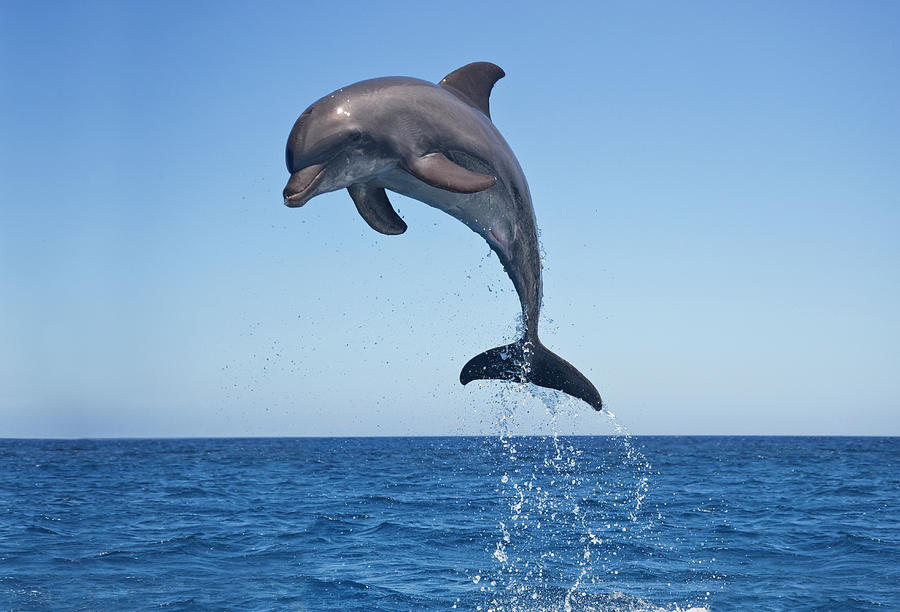
//> input picture Actividad6/Entrega/dolphin.jpg, 900 x 612 px
$ ./Actividad6 dolphin.jpg   (built with g++ and OpenCV 4)
//> lines starting //> are read from the running program, lines starting //| are printed output that depends on the picture; after the words box and inside, x2 and y2 are one past the last pixel; in counts of white or black regions, pixels touching at a corner belong together
#include <iostream>
#include <opencv2/opencv.hpp>
#include <vector>

cv::Mat medianFilter(cv::Mat &src, int kSize)
{
    //(1) aplicamos filtro de la mediana
    cv::Mat afterMedianFilter;
    cv::medianBlur(src, afterMedianFilter, kSize);
    return afterMedianFilter;
}

cv::Mat edgesLaplace(cv::Mat &src, int ddepth, int kSize, int scale, int delta)
{
    //(2) detectamos bordes de la imagen en escala de grises usando Laplacian
    //convertimos la imagen a escala de gris
    cv::Mat grayscale;
    cv::cvtColor(src, grayscale, cv::COLOR_BGR2GRAY);
    //aplicamos el filtro laplaciano
    cv::Mat afterLaplace;
    cv::Laplacian(grayscale, afterLaplace, ddepth, kSize, scale, delta, cv::BORDER_DEFAULT);
    //volvemos a convertir la imagen a escala de gris
    cv::Mat absAfterLaplace;
    cv::convertScaleAbs(afterLaplace, absAfterLaplace);
    //invertimos la imagen para que los bordes sean negros
    cv::Mat edges_grayscale;
    cv::bitwise_not(absAfterLaplace, edges_grayscale);
    //aplicamos la funcion de umbral para que los bordes esten mejor definidos
    cv::Mat edges;
    cv::threshold(edges_grayscale, edges, 150, 255, cv::THRESH_BINARY);
    return edges;
}

cv::Mat edgesSobel(cv::Mat &src, int ddepth, int ksize, int scale, int delta)
{
    // Convert the image to grayscale
    cv::Mat grayscale;
    cv::cvtColor(src, grayscale, cv::COLOR_BGR2GRAY);
    cv::Mat grad_x, grad_y;
    cv::Mat abs_grad_x, abs_grad_y;
    cv::Sobel(grayscale, grad_x, ddepth, 1, 0, ksize, scale, delta, cv::BORDER_DEFAULT);
    cv::Sobel(grayscale, grad_y, ddepth, 0, 1, ksize, scale, delta, cv::BORDER_DEFAULT);
    // converting back to CV_8U
    cv::convertScaleAbs(grad_x, abs_grad_x);
    cv::convertScaleAbs(grad_y, abs_grad_y);
    cv::Mat grad;
    cv::addWeighted(abs_grad_x, 0.5, abs_grad_y, 0.5, 0, grad);
    //invertimos la imagen para que los bordes sean negros
    cv::Mat edges;
    cv::bitwise_not(grad, edges);
    //aplicamos la funcion de umbral para que los bordes esten mejor definidos
    cv::threshold(edges, edges, 150, 255, cv::THRESH_BINARY);
    return edges;
}

cv::Mat edgesCanny(cv::Mat &src, double t1, int ratio, int kSize)
{
    // Convert the image to grayscale
    cv::Mat grayscale;
    cv::cvtColor(src, grayscale, cv::COLOR_BGR2GRAY);
    cv::Mat edges;
    cv::Canny(grayscale, edges, t1, t1 * ratio, kSize);
    cv::bitwise_not(edges, edges);
    return edges;
}

cv::Mat requantize(cv::Mat &src, int quantScale)
{
    //(3) reducimos la cantidad de colores en (1)
    cv::Mat requant = src.clone();
    for (int i = 0; i < requant.rows; i++)
    {
        for (int j = 0; j < requant.cols; j++)
        {
            requant.at<cv::Vec3b>(i, j)[0] = floor(requant.at<cv::Vec3b>(i, j)[0] / quantScale) * quantScale;
            requant.at<cv::Vec3b>(i, j)[1] = floor(requant.at<cv::Vec3b>(i, j)[1] / quantScale) * quantScale;
            requant.at<cv::Vec3b>(i, j)[2] = floor(requant.at<cv::Vec3b>(i, j)[2] / quantScale) * quantScale;
        }
    }
    return requant;
}

cv::Mat addEdges(cv::Mat &src, cv::Mat &edges)
{
    //(4) agregamos a (3) los bordes obtenidos en (2)
    cv::Mat result;
    cv::bitwise_and(src, src, result, edges);
    return result;
}

// Pasamos el rango dinamico de la imagen a [0,1]
void ImageAdjust(cv::Mat &src, cv::Mat &dst)
{
    for (int i = 0; i < src.rows; i++)
    {
        for (int j = 0; j < src.cols; j++)
        {
            int g = src.at<uchar>(i, j);
            dst.at<float>(i, j) = g / 255.;
        }
    }
}

//encuentra los cruces por cero de una imagen.
//Si la suma de un cuadrante es positiva y la suma de otro cuadrante es negativa, la posicion es un cero
void zeroCross(cv::Mat &src, cv::Mat &result, double threshold)
{
    for (int y = 1; y < src.rows - 1; ++y)
    {
        for (int x = 1; x < src.cols; ++x)
        {
            float q1, q2, q3, q4;
            q1 = src.at<float>(y,x) + src.at<float>(y-1,x) + src.at<float>(y-1,x-1) + src.at<float>(y,x-1);
            q2 = src.at<float>(y,x) + src.at<float>(y,x-1) + src.at<float>(y+1,x-1) + src.at<float>(y+1,x);
            q3 = src.at<float>(y,x) + src.at<float>(y+1,x) + src.at<float>(y+1,x+1) + src.at<float>(y,x+1);
            q4 = src.at<float>(y,x) + src.at<float>(y,x+1) + src.at<float>(y-1,x+1) + src.at<float>(y-1,x);
            float max = std::max({q1,q2,q3,q4});
            float min = std::min({q1,q2,q3,q4});
            if(max > 0 && min < 0 && (std::abs(max-min) > threshold))
            {
                result.at<uchar>(y,x) = 255;
            }
        }
    }
}

//encuentra los cruces por cero de una imagen. Version 2
//Si al menos un vecino es positivo y un vecino es negativo, el pixel es un cero
void zeroCross2(cv::Mat &src, cv::Mat &result, double threshold)
{
    for (int y = 1; y < src.rows - 1; ++y)
    {
        for (int x = 1; x < src.cols; ++x)
        {
            float p1, p2, p3, p4, p5, p6, p7, p8;
            p1 = src.at<float>(y-1,x-1);
            p2 = src.at<float>(y-1,x);
            p3 = src.at<float>(y-1,x+1);
            p4 = src.at<float>(y,x-1);
            p5 = src.at<float>(y,x+1);
            p6 = src.at<float>(y+1,x-1);
            p7 = src.at<float>(y+1,x);
            p8 = src.at<float>(y+1,x+1);
            float max = std::max({p1,p2,p3,p4,p5,p6,p7,p8});
            float min = std::min({p1,p2,p3,p4,p5,p6,p7,p8});
            if(max > 0 && min < 0 && (std::abs(max-min) > threshold))
            {
                result.at<uchar>(y,x) = 255;
            }
        }
    }
}

cv::Mat edgesLoG(cv::Mat src, int zeroCrossMode = 0, int gaussKSize = 13, int gaussDelta = 2, int laplaceKSize = 3, int laplaceScaleSize = 1, float zeroCrossThreshold = 0.01)
{
    //Image is converted to grayscale
    cv::Mat gray(src.size(), CV_32FC1);
    cv::cvtColor(src, gray, cv::COLOR_BGR2GRAY);
    cv::Mat gray01;
    gray01 = cv::Mat::zeros(gray.size(), CV_32FC1);
    ImageAdjust(gray, gray01);
    //Generate a Gaussian kernel matrix and smooth the image
    cv::Mat gaussianblur;
    cv::GaussianBlur(gray01,gaussianblur,cv::Size(gaussKSize,gaussKSize),gaussDelta);

    // Laplacian transformation of the image after smoothing cv::Mat Laplace;
    cv::Mat Laplace = cv::Mat::zeros(gaussianblur.size(), CV_32FC1);
    cv::Laplacian(gaussianblur,Laplace,CV_32FC1,laplaceKSize,laplaceScaleSize);

    //Neighborhood decision, zero cross search
    cv::Mat result;
    result = cv::Mat::zeros(Laplace.size(), CV_8U);
    if(zeroCrossMode == 0)
    {
        zeroCross(Laplace, result, zeroCrossThreshold);
    }
    if(zeroCrossMode == 1)
    {
        zeroCross2(Laplace, result, zeroCrossThreshold);
    }

    //invertimos la imagen para que los bordes sean negros
    cv::bitwise_not(result, result);


    return result;
}

int main(int argc, char *argv[])
{
    char const *src_path = "car.jpg";
    if(argc > 1)
    {
        src_path = argv[1];
    }
    cv::Mat src = cv::imread(src_path, cv::IMREAD_UNCHANGED);
//> src is the input picture: 612 rows x 900 cols, CV_8UC3; mean B, G, R 195.2, 156.4, 115.7
    if (src.empty())
    {
        std::cout << "No se pudo cargar la imagen" << std::endl;
        return -1;
    }

    //(1.a) aplicamos filtro de la mediana
    int kSizeMedian = 7;
    cv::Mat afterMediantFilter = medianFilter(src, kSizeMedian);

    //(2.a) detectamos bordes de la imagen en escala de grises usando Laplacian
    int ddepth = CV_16S;
    int kSizeLaplacian = 3;
    int scaleLaplacian = 5;
    int deltaLaplacian = 0;
    cv::Mat edgesAfterLaplace = edgesLaplace(afterMediantFilter, ddepth, kSizeLaplacian, scaleLaplacian, deltaLaplacian);
//> in edgesLaplace, `cv::cvtColor(src, grayscale, cv::COLOR_BGR2GRAY);`:
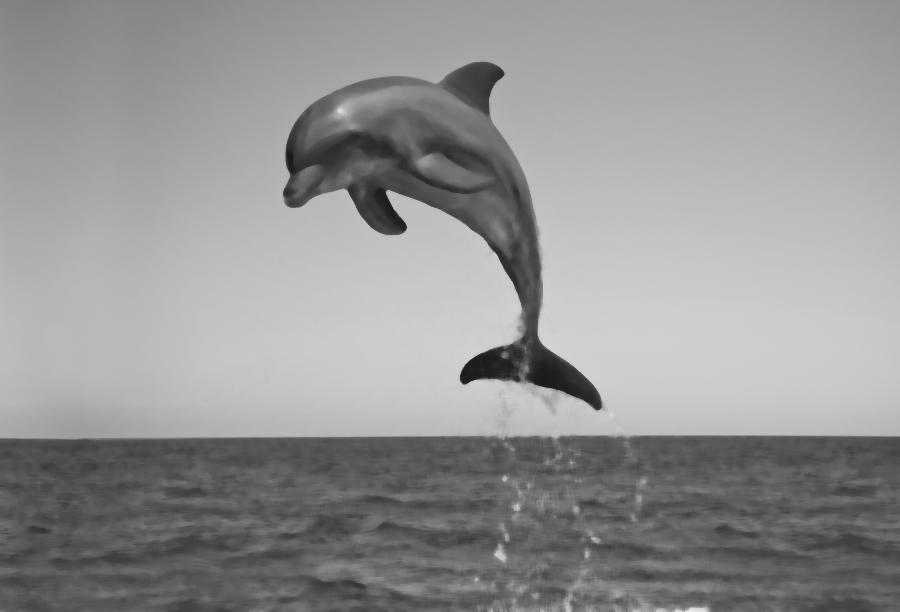
//> grayscale: 612 rows x 900 cols, CV_8UC1; min 25, max 235, mean 148.3
//> in edgesLaplace, `cv::threshold(edges_grayscale, edges, 150, 255, cv::THRESH_BINARY);`:
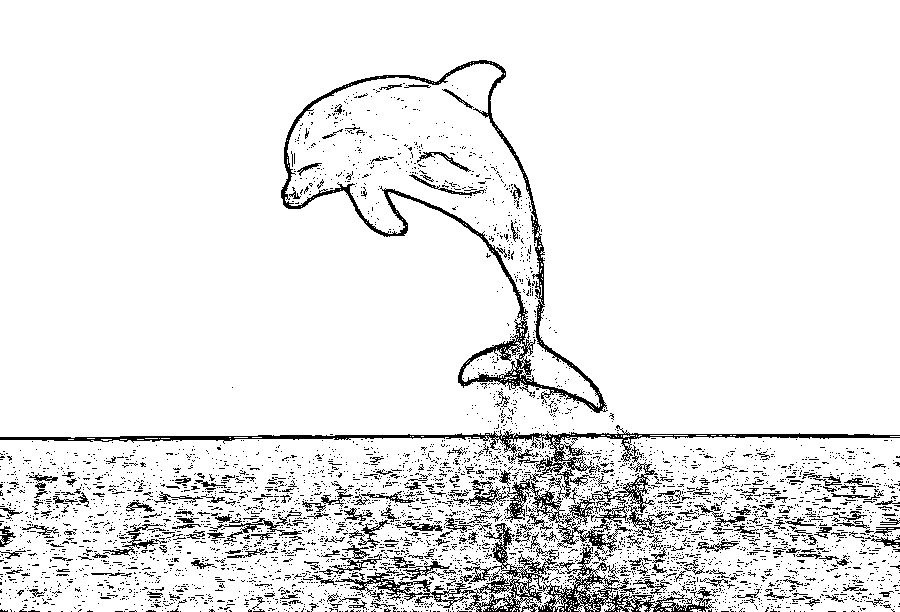
//> edges: 612 rows x 900 cols, CV_8UC1; 91.6% white; black in thin lines or dots

    //(2.b) detectamos bordes de la imagen en escala de grises usando sobel
    int kSizeSobel = 3;
    int scaleSobel = 5;
    int deltaSobel = 0;
    cv::Mat edgesAfterSobel = edgesSobel(afterMediantFilter, ddepth, kSizeSobel, scaleSobel, deltaSobel);
//> in edgesSobel, `cv::addWeighted(abs_grad_x, 0.5, abs_grad_y, 0.5, 0, grad);`:
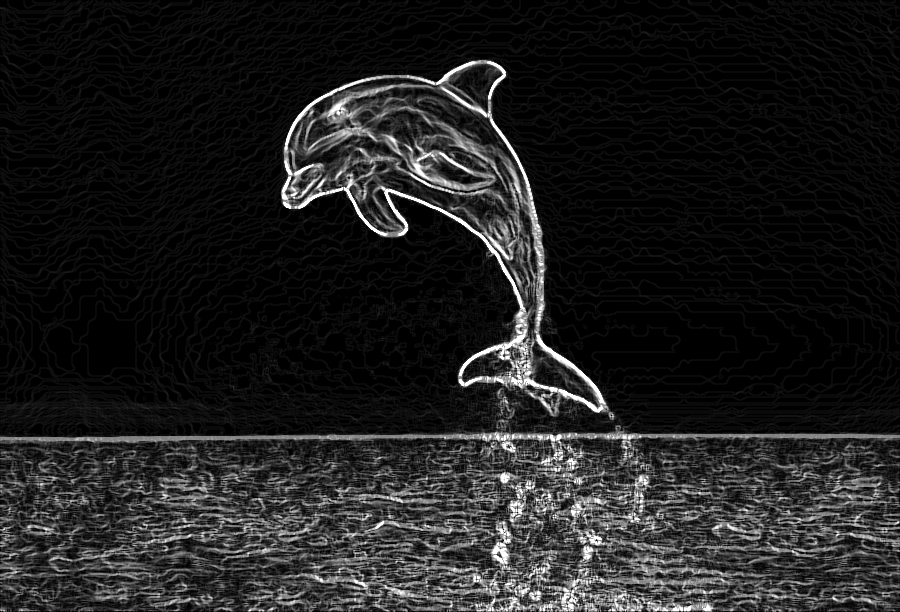
//> grad: 612 rows x 900 cols, CV_8UC1; min 0, max 255, mean 31.3
//> in edgesSobel, `cv::threshold(edges, edges, 150, 255, cv::THRESH_BINARY);`: edges: 612 rows x 900 cols, CV_8UC1; 90.2% white; 1633 black regions (1392 under 20 px), largest, box (x1, y1, x2, y2) and area: (281, 60, 609, 416) 9514, (282, 520, 734, 612) 8269, (0, 431, 900, 531) 6291

    //(2.c) detectamos bordes de la imagen en escala de grises usando canny
    double cannyMinThresh = 30.0f;
    int cannyRatio = 3;
    int kSizeCanny = 3;
    cv::Mat edgesAfterCanny = edgesCanny(afterMediantFilter, cannyMinThresh, cannyRatio, kSizeCanny);
//> in edgesCanny, `cv::Canny(grayscale, edges, t1, t1 * ratio, kSize);`: edges: 612 rows x 900 cols, CV_8UC1; 3% white in thin lines or dots
//> in edgesCanny, `cv::bitwise_not(edges, edges);`: edges: 612 rows x 900 cols, CV_8UC1; 97% white; black in thin lines or dots

    //(2.d) detectamos bordes de la imagen en escala de grises usando LoG
    cv::Mat edgesAfterLoG = edgesLoG(afterMediantFilter,0,13,2);
//> in edgesLoG, `cv::Laplacian(gaussianblur,Laplace,CV_32FC1,laplaceKSize,laplaceScaleS..`:
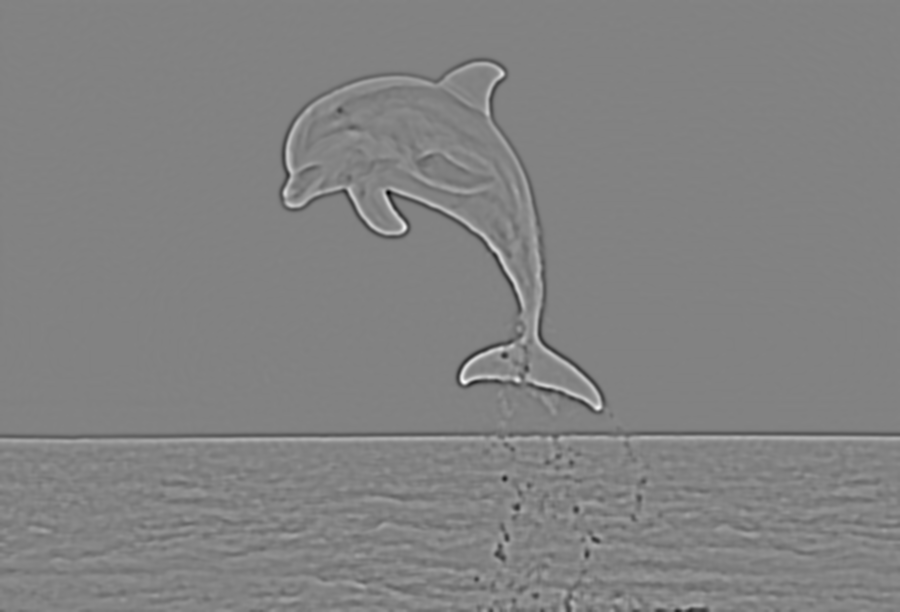
//> Laplace: 612 rows x 900 cols, CV_32FC1; min -0.238, max 0.227, mean -9.47e-06; drawn with min black and max white
//> after the loop in zeroCross, `for (int y = 1; y < src.rows - 1; ++y)`: result: 612 rows x 900 cols, CV_8UC1; 6.9% white in thin lines or dots
//> in edgesLoG, `cv::bitwise_not(result, result);`: result: 612 rows x 900 cols, CV_8UC1; 93.1% white; black in thin lines or dots
    cv::Mat edgesAfterLoG2 = edgesLoG(afterMediantFilter,1,13,2);
//> after the loop in zeroCross2, `for (int y = 1; y < src.rows - 1; ++y)`:
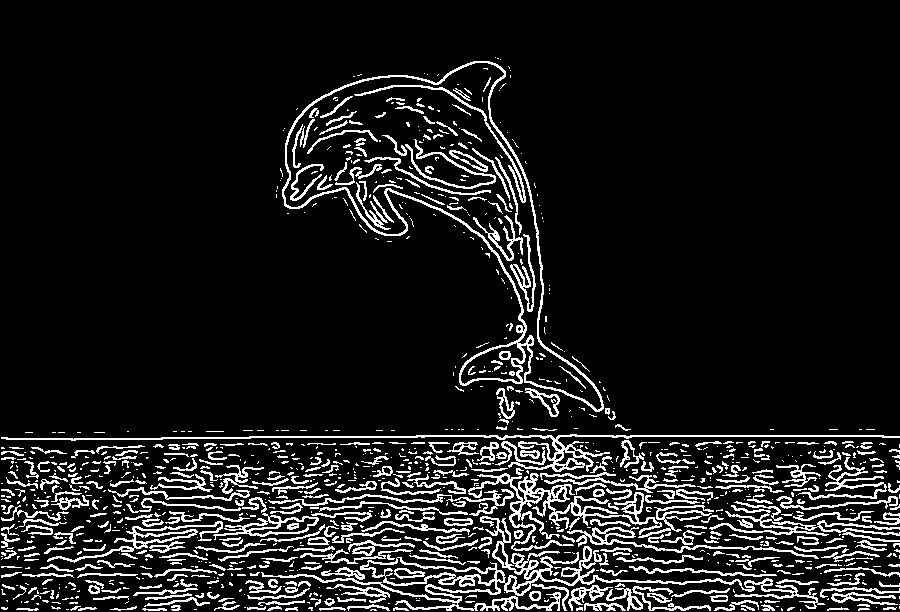
//> result: 612 rows x 900 cols, CV_8UC1; 10.8% white in thin lines or dots
//> in edgesLoG (call 2), `cv::bitwise_not(result, result);`: result: 612 rows x 900 cols, CV_8UC1; 89.2% white; black in thin lines or dots


    //(3) reducimos la cantidad de colores en (1)
    int quantScale = 24;
    cv::Mat afterRequant = requantize(afterMediantFilter, quantScale);
//> after the loop in requantize, `for (int i = 0; i < requant.rows; i++)`:
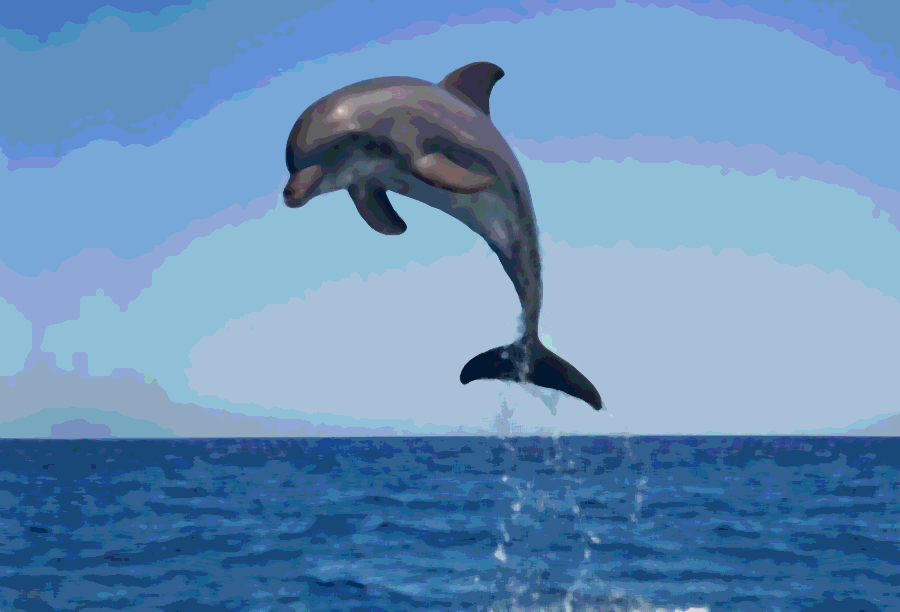
//> requant: 612 rows x 900 cols, CV_8UC3; mean B, G, R 184.3, 144.4, 104.1

    //(4) agregamos a (3) los bordes obtenidos en (2)
    cv::Mat resultLaplacian = addEdges(afterRequant, edgesAfterLaplace);
    cv::Mat resultSobel = addEdges(afterRequant, edgesAfterSobel);
    cv::Mat resultCanny = addEdges(afterRequant, edgesAfterCanny);
    cv::Mat resultLoG = addEdges(afterRequant, edgesAfterLoG);
    cv::Mat resultLoG2 = addEdges(afterRequant, edgesAfterLoG2);
//> in addEdges (call 5), `cv::bitwise_and(src, src, result, edges);`:
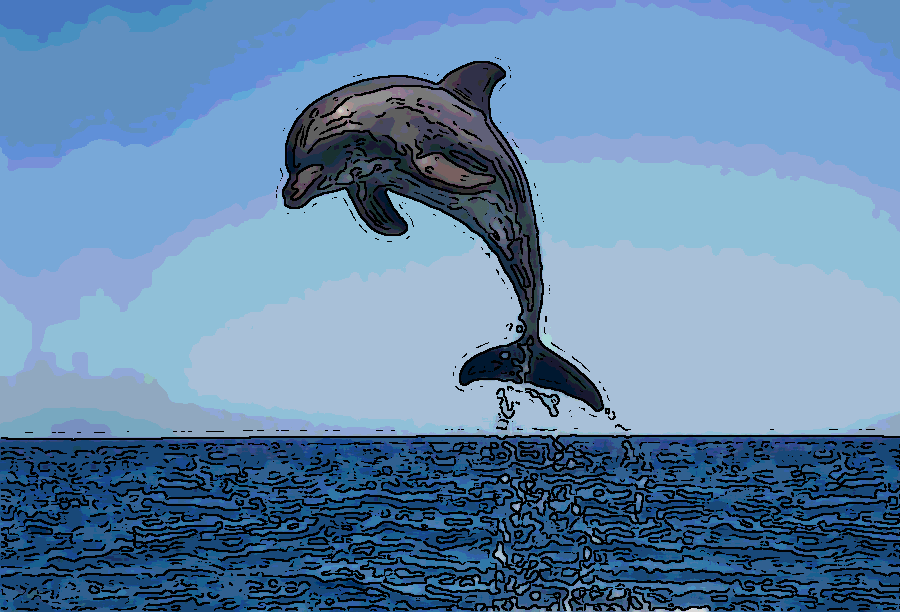
//> result: 612 rows x 900 cols, CV_8UC3; mean B, G, R 169.1, 134, 98.5

    //creamos las ventanas de las imagenes
    cv::namedWindow("original", cv::WINDOW_AUTOSIZE);
    cv::namedWindow("resultLaplacian", cv::WINDOW_AUTOSIZE);
    cv::namedWindow("resultSobel", cv::WINDOW_AUTOSIZE);
    cv::namedWindow("resultCanny", cv::WINDOW_AUTOSIZE);
    cv::namedWindow("resultLoG", cv::WINDOW_AUTOSIZE);
    cv::namedWindow("resultLoG2", cv::WINDOW_AUTOSIZE);

    //mostramos las imagenes
    cv::imshow("original", src);
    cv::imshow("resultLaplacian", resultLaplacian);
    cv::imshow("resultSobel", resultSobel);
    cv::imshow("resultCanny", resultCanny);
    cv::imshow("resultLoG", resultLoG);
    cv::imshow("resultLoG2", resultLoG2);
    cv::imwrite("resultLaplacian.png", resultLaplacian);
    cv::imwrite("resultSobel.png", resultSobel);
    cv::imwrite("resultCanny.png", resultCanny);
    cv::imwrite("resultLoG.png", resultLoG);
    cv::imwrite("resultLoG2.png", resultLoG2);
    cv::waitKey(0);

    cv::destroyAllWindows();
}
